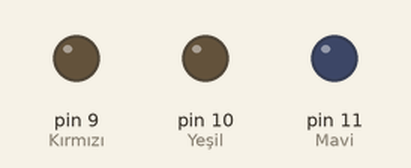
Bench run of a sketch on a simulated Arduino Uno, built with avr-gcc and run on an emulated ATmega328P. Parts: output pins drawn as LEDs (lit = HIGH).

Above: at 0.05 s.
At 1.95 s:
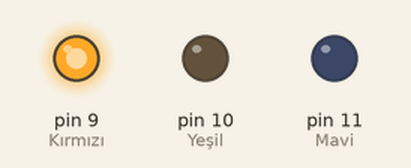
At 2.9 s:
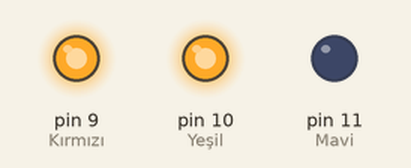
At 3.85 s:
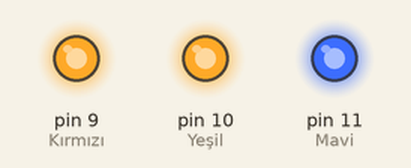
At 5.75 s:
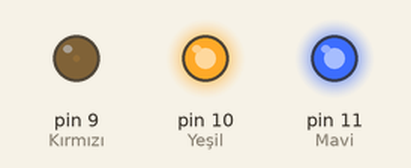
At 7.65 s:
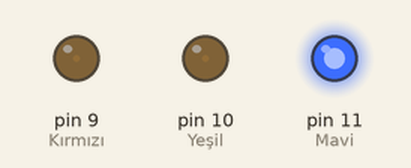
Timing chart, 0 to 10.0 s (numbered marks = the images above):
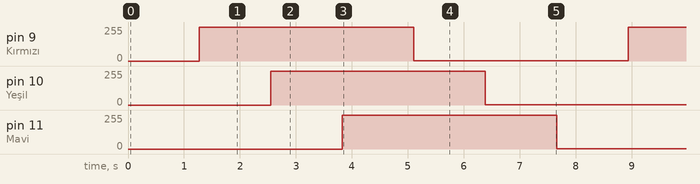

The sketch:

Bolum17RGBAnimasyon.ino
```cpp
void setup() {
pinMode(9,OUTPUT); // Kırmızı
pinMode(10,OUTPUT); // Yeşil
pinMode(11,OUTPUT); // Mavi

}

void loop() {

for (int i=0; i<255; i++)
{
analogWrite(9,i);
delay(5);
}

for (int i=0; i<255; i++)
{
analogWrite(10,i);
delay(5);
}

for (int i=0; i<255; i++)
{
analogWrite(11,i);
delay(5);
}

for (int i=255; i>0; i--)
{
  analogWrite(9,i);
  delay(5);

}

for (int i=255; i>0; i--)
{
  analogWrite(10,i);
  delay(5);

}

for (int i=255; i>0; i--)
{
  analogWrite(11,i);
  delay(5);

}
}
```

Measured:
- by itself, pin 9 (Kırmızı), pin 10 (Yeşil), pin 11 (Mavi): alternates 254/255 for 3.8 s and 1/255 for 3.8 s
